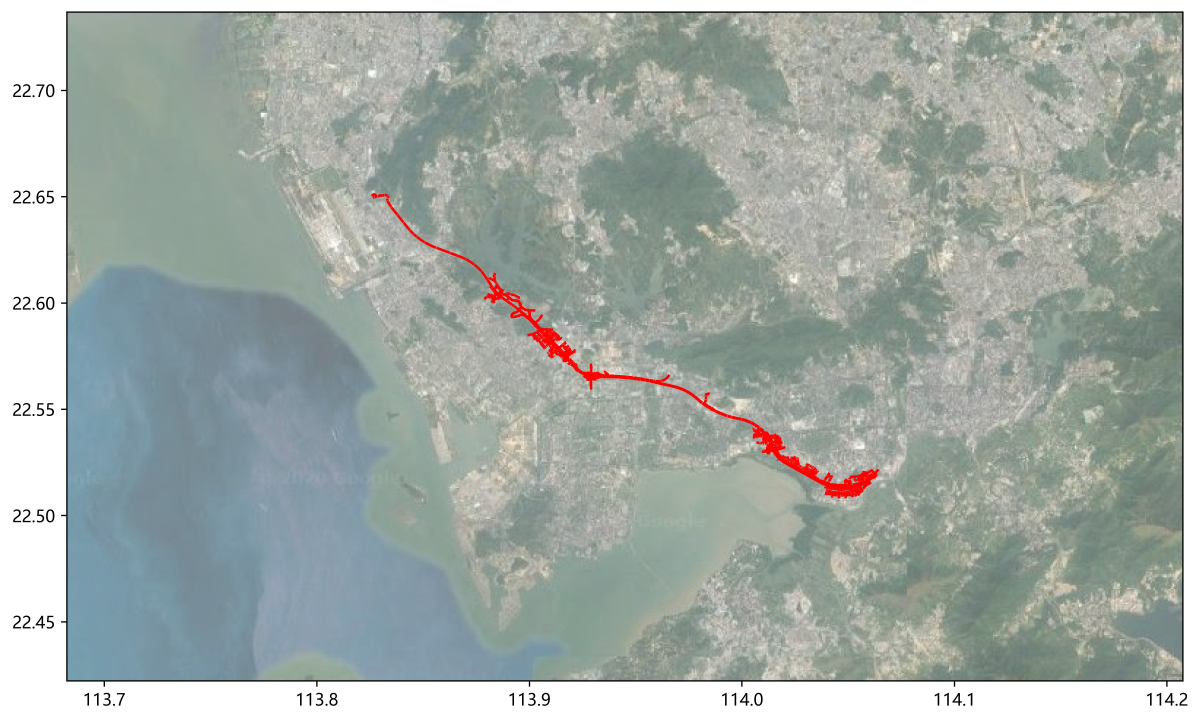
#> input picture log/imgs/京港澳高速.jpg, 6002 x 3609 px (shown at 1/5 size)
$ python detection.py --file '../../../log/imgs/京港澳高速.jpg'
#> lines starting #> are read from the running program, lines starting #| are printed output that depends on the picture; after the words box and inside, x2 and y2 are one past the last pixel; in counts of white or black regions, pixels touching at a corner belong together
#!/usr/local/bin/python3
# -*- coding: utf-8 -*-
# from moviepy.editor import VideoFileClip
import matplotlib.pyplot as plt
import matplotlib.image as mpimg
import numpy as np
import argparse
import math
from cv2 import cv2

##
# @Author David Awad
# Detection.py, traces and identifies lane
# markings in an image or .mp4 video
# usage: detection.py [-h] [-f FILE] [-v VIDEO]

def get_slope(x1,y1,x2,y2):
    return (y2-y1)/(x2-x1)


def region_of_interest(img, vertices):
    #defining a blank mask to start with
    mask = np.zeros_like(img)

    #defining a 3 channel or 1 channel color to fill the mask with depending on the input image
    if len(img.shape) > 2:
        channel_count = img.shape[2]  # i.e. 3 or 4 depending on your image
        ignore_mask_color = (255,) * channel_count
    else:
        ignore_mask_color = 255

    #filling pixels inside the polygon defined by "vertices" with the fill color
    cv2.fillPoly(mask, vertices, ignore_mask_color)
    #returning the image only where mask pixels are nonzero
    masked_image = cv2.bitwise_and(img, mask)
    return masked_image


def draw_lines(image, img, lines, color=[255, 0, 0], thickness=8):   #image 原始输入图片
    # reshape lines to a 2d matrix
    lines = lines.reshape(lines.shape[0], lines.shape[2])
    # create array of slopes
    slopes = (lines[:,3] - lines[:,1]) / (lines[:,2] - lines[:,0])
    index  = ~np.isnan(slopes) & ~np.isinf(slopes)
    slopes = slopes[index]
    lines = lines[index, :]

    # Curve fitting approach
    left_lines = lines[np.where((slopes<-1.0/np.sqrt(3)) & (slopes>-np.sqrt(3)))]
    if left_lines.size is not 0:

        x_axes = np.append(left_lines[:, 0], left_lines[:, 2])
        y_axes = np.append(left_lines[:, 1], left_lines[:, 3])
        #print('left_lines x_axes : ', x_axes)
        left_curve = np.poly1d(np.polyfit(y_axes, x_axes, 1))   # 多项式
        min_left_x, min_left_y = x_axes.min(), y_axes.min()

    right_lines = lines[np.where((slopes>1.0/np.sqrt(3)) & (slopes<np.sqrt(3)))]
    if right_lines.size is not 0:
        #print('right_lines shape: ', right_lines.dtype, right_lines.ndim)
        x_axes = np.append(right_lines[:, 0], right_lines[:, 2])
        y_axes = np.append(right_lines[:, 1], right_lines[:, 3])
        right_curve = np.poly1d(np.polyfit(y_axes, x_axes, 1))
        min_right_x, min_right_y = x_axes.min(), y_axes.min()

    # 'skyline'
    try:
        min_y = min(min_left_y, min_right_y)        #(x)
    except:
        min_y = img.shape[1] // 2

    #颜色格式转换，为了进行颜色判断
    gray = cv2.cvtColor(image,cv2.COLOR_RGB2GRAY)
    gray = cv2.equalizeHist(gray)                      #找出白线用的图片
    img_hsv = cv2.cvtColor(image, cv2.COLOR_RGB2HSV)   #找出黄线

    #计算变量
    left_hsv_pixel_count=0
    left_gray_pixel_count=0
    right_hsv_pixel_count = 0
    right_gray_pixel_count = 0

    # use new curve function f(y) to calculate x values
    if left_lines.size is not 0:
        # l1点坐标 (x, y)中，x代表图片的列，y代表图片的行
        l1 = (int(left_curve(min_y)), min_y)   #(y1, x1)  min_y是对应行 第一项是求出的列
        l2 = (int(left_curve(img.shape[0])), img.shape[0])  #(y2, x2)
        print('Left points l1 and l2,', l1, l2)
        left_pixel_count = (img.shape[0]-min_y)  #计算这条线有多少个点
        print('left_pixel_count: ', left_pixel_count)
        #middle_left = (int((min_y+img.shape[0])/2), int((int(left_curve(min_y))+int(left_curve(img.shape[0])))/2)) #((x1+x2)/2,(y1+y2)/2)
        for x in range(min_y, img.shape[0]):
            left_hsv_pixel = img_hsv[(x, int(left_curve(x)))]   #n*3
            left_gray_pixel = gray[(x, int(left_curve(x)))]
            if (left_hsv_pixel[0] >= 10 and left_hsv_pixel[0] <= 29) and \
                    (left_hsv_pixel[1] >= 43 and left_hsv_pixel[1] <= 255) and \
                        (left_hsv_pixel[2] >= 46 and left_hsv_pixel[2] <= 255):
                #print('left_hsv_pixel:  ', left_hsv_pixel[0], left_hsv_pixel[1], left_hsv_pixel[2])
                left_hsv_pixel_count += 1
                #cv2.line(img, l1, l2, [255, 255, 0], thickness)
            if left_gray_pixel >= 200 and left_gray_pixel <= 255:
                #print('left_gray_pixel: ', left_gray_pixel)
                #cv2.line(img, l1, l2, [255, 255, 255], thickness)
                left_gray_pixel_count += 1
        print('left_hsv_pixel_count: ', left_hsv_pixel_count)
        print('left_gray_pixel_count: ', left_gray_pixel_count)
        # left_hsv_pixel_count > 20表示虚黄线可能黄色像素点比较少，白色像素点因为其他因素影响高于黄色，导致黄虚线误判成白线，这里写成只要存在黄色像素就是黄色
        # left_gray_pixel_count+left_hsv_pixel_count表示虚黄线判断：黄线个数很少，白线个数存在误判
        if left_hsv_pixel_count > left_gray_pixel_count or left_hsv_pixel_count > 20:
            cv2.line(img, l1, l2, [255, 255, 0], thickness)     #代表黄色
        else:
            cv2.line(img, l1, l2, [255, 255, 255], thickness)   #代表白色


    if right_lines.size is not 0:
        r1 = (int(right_curve(min_y)), min_y)
        r2 = (int(right_curve(img.shape[0])), img.shape[0])
        print('Right points r1 and r2,', r1, r2)
        #middle_right = (int((min_y+img.shape[0])/2), int((int(right_curve(min_y))+int(right_curve(img.shape[0])))/2))
        #print('middle_right: ', middle_right)
        right_pixel_count = (img.shape[0] - min_y)  # 计算右边这条线有多少个点
        print('right_pixel_count: ', right_pixel_count)

        for x in range(min_y, img.shape[0]):
            right_hsv_pixel = img_hsv[(x, int(right_curve(x)))]
            right_gray_pixel = gray[(x, int(right_curve(x)))]
            if (right_hsv_pixel[0] >= 10 and right_hsv_pixel[0] <= 29) and \
                    (right_hsv_pixel[1] >= 43 and right_hsv_pixel[1] <= 255) and \
                        (right_hsv_pixel[2] >= 46 and right_hsv_pixel[2] <= 255):
                right_hsv_pixel_count += 1
            if right_gray_pixel >= 200 and right_gray_pixel <= 255:
                right_gray_pixel_count += 1
        print('right_hsv_pixel_count: ', right_hsv_pixel_count)
        print('right_gray_pixel_count: ', right_gray_pixel_count)
        if right_hsv_pixel_count > right_gray_pixel_count or right_hsv_pixel_count > 20:
            cv2.line(img, r1, r2, [255, 255, 0], thickness)  # 代表黄色
        else:
            cv2.line(img, r1, r2, [255, 255, 255], thickness)  # 代表白色

    # [39 lines of commented-out code are left out]


# [91 lines left out: function draw_lines2, not called in this run]


def hough_lines(image_org, img, rho, theta, threshold, min_line_len, max_line_gap):    #image_org 原始输入图片，作为后续采用颜色用；img是masked_edges ROI的mask
    """
    `img` should be the output of a Canny transform.
    Returns an image with hough lines drawn.
    """
    lines = cv2.HoughLinesP(img, rho, theta, threshold, np.array([]), minLineLength=min_line_len, maxLineGap=max_line_gap)
    line_img = np.zeros((img.shape[0], img.shape[1], 3), dtype=np.uint8)

    draw_lines(image_org, line_img, lines)
    return line_img


def gaussian_blur(img, kernel_size):
    """Applies a Gaussian Noise kernel"""
    return cv2.GaussianBlur(img, (kernel_size, kernel_size), 0)


# Takes in a single frame or an image and returns a marked image
def mark_lanes(image):
    if image is None: raise ValueError("no image given to mark_lanes")
    # grayscale the image to make finding gradients clearer
    gray = cv2.cvtColor(image,cv2.COLOR_RGB2GRAY)
    gray = cv2.equalizeHist(gray)

    #hsv
    img_hsv = cv2.cvtColor(image, cv2.COLOR_RGB2HSV)
    lower_yellow = np.array([10, 43, 46], dtype = "uint8")   #20,100,100    #26
    upper_yellow = np.array([29, 255, 255], dtype="uint8")    #20.255.255   #34
    mask_yellow = cv2.inRange(img_hsv, lower_yellow, upper_yellow)
    mask_white = cv2.inRange(gray, 200, 255)
    mask_yw = cv2.bitwise_or(mask_white, mask_yellow)
    mask_yw_image = cv2.bitwise_and(gray, mask_yw)
    kernel_size = 5
    gauss_gray = gaussian_blur(mask_yw_image,kernel_size)


    # Define a kernel size and apply Gaussian smoothing
    kernel_size = 5
    blur_gray = cv2.GaussianBlur(gray,(kernel_size, kernel_size), 0)

    # Define our parameters for Canny and apply
    low_threshold = 30
    high_threshold = 150
   # edges_img = cv2.Canny(np.uint8(blur_gray), low_threshold, high_threshold)   #old blur_gray  gray image
    edges_img = cv2.Canny(np.uint8(gauss_gray), low_threshold, high_threshold)   #hsv image
    #print(" edges_img height:",edges_img.shape[0])
    #print(" edges_img width:",edges_img.shape[1])

    imshape = image.shape
    vertices = np.array([[(0, imshape[0]),
                          (620, 410),    #[620,410]
                          (imshape[1], imshape[0]) ]],
                          dtype=np.int32)

    # [8 lines of commented-out code are left out]

    masked_edges = region_of_interest(edges_img, vertices)


    # Define the Hough transform parameters
    rho             = 2           # distance resolution in pixels of the Hough grid
    theta           = np.pi/180   # angular resolution in radians of the Hough grid
    threshold       = 30       # minimum number of votes (intersections in Hough grid cell)
    min_line_length = 150       # minimum number of pixels making up a line
    max_line_gap    = 500       # maximum gap in pixels between connectable line segments

    line_image = hough_lines(image, masked_edges, rho, theta, threshold, min_line_length, max_line_gap)

    # Draw the lines on the image
    # initial_img * alpha + img * β + λ
    lines_edges = cv2.addWeighted(image, 0.8, line_image, 1, 0)
    return  mask_yellow, mask_white, mask_yw, mask_yw_image, blur_gray, edges_img, masked_edges, line_image, lines_edges


def read_image_for_marking(img_filepath):
    # read in the image
#> called with img_filepath = '../../../log/imgs/京港澳高速.jpg'
    image = mpimg.imread(img_filepath)
#> image is the input picture: shape (3609, 6002, 3); mean R, G, B 162.5, 171.6, 166.6
    print('Reading image :', img_filepath, '\nDimensions:', image.shape)
#| Reading image : ../../../log/imgs/京港澳高速.jpg
#| Dimensions: (3609, 6002, 3)


    mask_yellow, mask_white, mask_yw, mask_yw_image, blur_gray, edges_image, masked_edges, line_image, marked_lanes = mark_lanes(image)
#> in mark_lanes, `gray = cv2.equalizeHist(gray)`:
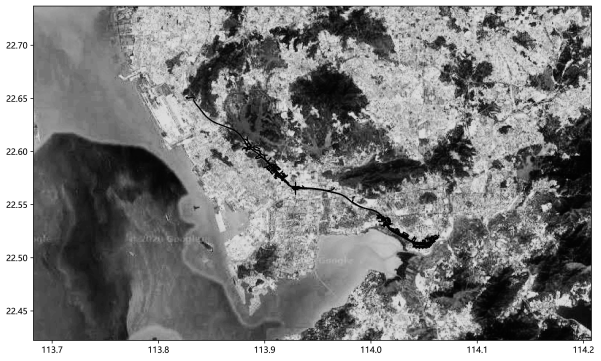
#> gray: shape (3609, 6002) (shown at 1/10 size); min 0, max 255, mean 130.7
#> in mark_lanes, `mask_yellow = cv2.inRange(img_hsv, lower_yellow, upper_yellow)`:
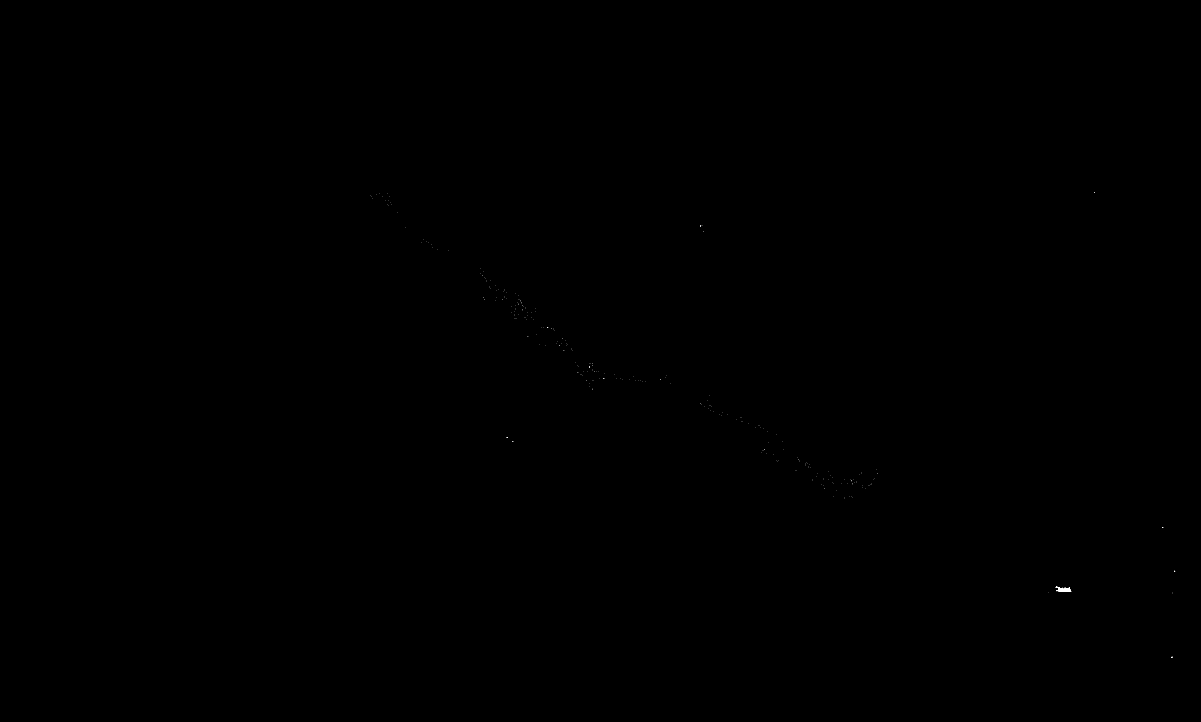
#> mask_yellow: shape (3609, 6002) (shown at 1/5 size); 0.01% white; 284 white regions (282 under 20 px), largest, box (x1, y1, x2, y2) and area: (5288, 2939, 5354, 2958) 1019, (5278, 2932, 5286, 2939) 35
#> in region_of_interest, `cv2.fillPoly(mask, vertices, ignore_mask_color)`:
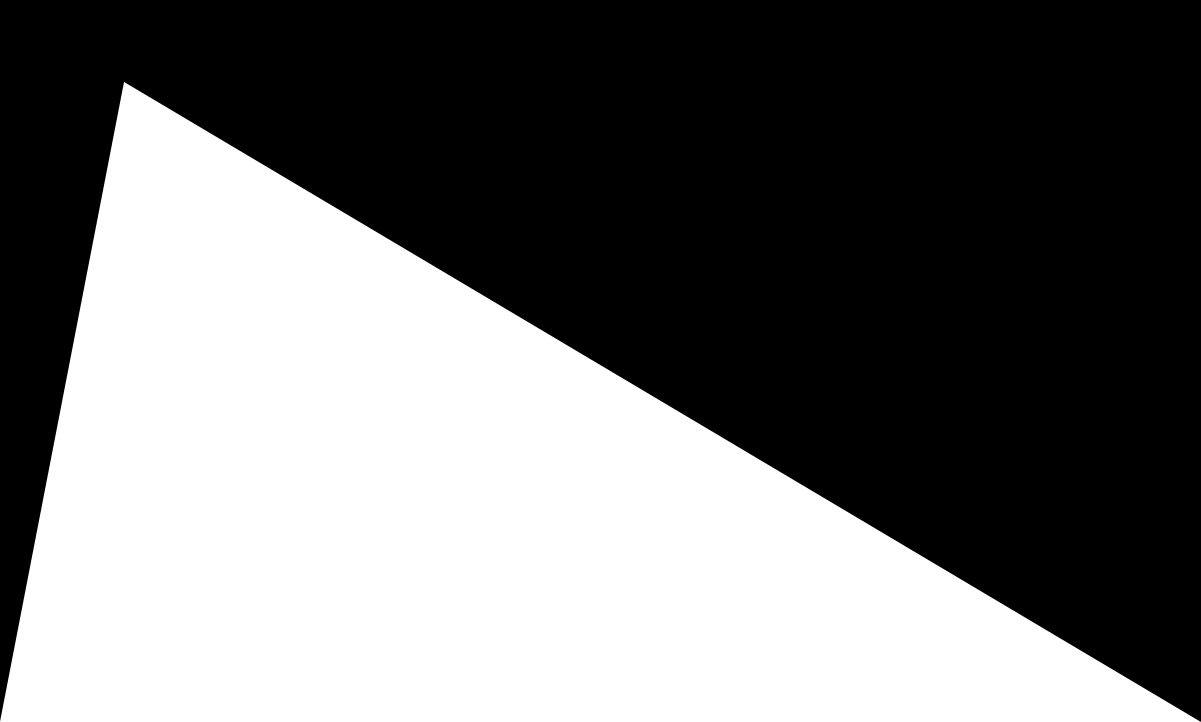
#> mask: shape (3609, 6002) (shown at 1/5 size); 44.3% white; 1 white region, box (x1, y1, x2, y2) and area: (0, 410, 6002, 3609) 9602890
#> in region_of_interest, `masked_image = cv2.bitwise_and(img, mask)`:
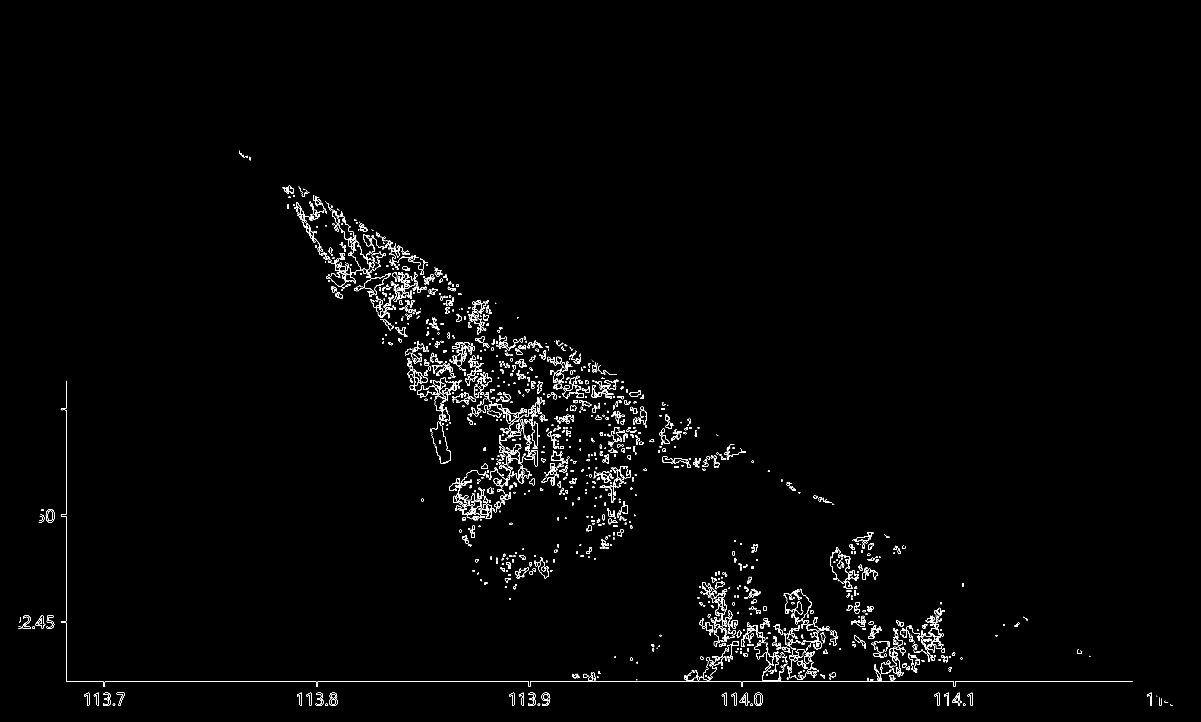
#> masked_image: shape (3609, 6002) (shown at 1/5 size); 0.58% white in thin lines or dots, all inside (x1, y1, x2, y2) = (91, 754, 5862, 3530)
#> in hough_lines, `lines = cv2.HoughLinesP(img, rho, theta, threshold, np.array([]), minL..`: lines = 1530 rows, first 6: [331, 3407, 5663, 3407], [330, 3404, 330, 1904], [1195, 758, 3331, 2310], [1494, 938, 3411, 2331], [1545, 1172, 3853, 3400], [3576, 2940, 4002, 3397]
#> in draw_lines, `slopes = slopes[index]`: slopes = 1501 values, max 60.06 at index 581, min -60 at index 290, mean 0.339
#> in draw_lines, `lines = lines[index, :]`: lines = 1501 rows, first 6: [331, 3407, 5663, 3407], [1195, 758, 3331, 2310], [1494, 938, 3411, 2331], [1545, 1172, 3853, 3400], [3576, 2940, 4002, 3397], [1422, 951, 3693, 3222]
#> in draw_lines, `left_lines = lines[np.where((slopes<-1.0/np.sqrt(3)) & (slopes>-np.sqr..`: left_lines = 42 rows, first 6: [3444, 3400, 4351, 2691], [2328, 2713, 3040, 1864], [2345, 2648, 3113, 1907], [2299, 2656, 3039, 1863], [3624, 3505, 4445, 2684], [2318, 2573, 2858, 1773]
#> in draw_lines, `x_axes = np.append(left_lines[:, 0], left_lines[:, 2])`: x_axes = 84 values, max 4478 at index 65, min 1667 at index 31, mean 2701.8
#> in draw_lines, `y_axes = np.append(left_lines[:, 1], left_lines[:, 3])`: y_axes = 84 values, max 3505 at index 4, min 1244 at index 67, mean 2216.3
#> in draw_lines, `min_left_x, min_left_y = x_axes.min(), y_axes.min()`: min_left_x = 1667; min_left_y = 1244
#> in draw_lines, `right_lines = lines[np.where((slopes>1.0/np.sqrt(3)) & (slopes<np.sqrt..`: right_lines = 392 rows, first 6: [1195, 758, 3331, 2310], [1494, 938, 3411, 2331], [1545, 1172, 3853, 3400], [3576, 2940, 4002, 3397], [1422, 951, 3693, 3222], [1494, 932, 3952, 3390]
#> in draw_lines, `x_axes = np.append(right_lines[:, 0], right_lines[:, 2])`: x_axes = 784 values, max 5797 at index 736, min 1195 at index 0, mean 2774.7
#> in draw_lines, `y_axes = np.append(right_lines[:, 1], right_lines[:, 3])`: y_axes = 784 values, max 3529 at index 682, min 754 at index 307, mean 2075.7
#> in draw_lines, `min_right_x, min_right_y = x_axes.min(), y_axes.min()`: min_right_x = 1195; min_right_y = 754
#> in draw_lines, `l1 = (int(left_curve(min_y)), min_y)`: l1 = (2297, 754)
#> in draw_lines, `l2 = (int(left_curve(img.shape[0])), img.shape[0])`: l2 = (3087, 3609)
#| Left points l1 and l2, (2297, 754) (3087, 3609)
#> in draw_lines, `left_pixel_count = (img.shape[0]-min_y)`: left_pixel_count = 2855
#| left_pixel_count:  2855
#> the loop in draw_lines, `for x in range(min_y, img.shape[0]):` made 2855 passes
#> (left_hsv_pixel, left_gray_pixel) on passes 1 to 8: ([52, 19, 151], 77), ([52, 18, 152], 82), ([52, 18, 153], 86), ([52, 18, 152], 82), ([48, 17, 151], 82), ([48, 17, 151], 82), ([48, 16, 161], 134), ([48, 15, 174], 175)
#> after the loop in draw_lines, `for x in range(min_y, img.shape[0]):`: left_gray_pixel_count = 365; left_hsv_pixel_count = 0
#| left_hsv_pixel_count:  0
#| left_gray_pixel_count:  365
#> in draw_lines, `r1 = (int(right_curve(min_y)), min_y)`: r1 = (1242, 754)
#> in draw_lines, `r2 = (int(right_curve(img.shape[0])), img.shape[0])`: r2 = (4552, 3609)
#| Right points r1 and r2, (1242, 754) (4552, 3609)
#> in draw_lines, `right_pixel_count = (img.shape[0] - min_y)`: right_pixel_count = 2855
#| right_pixel_count:  2855
#> the loop in draw_lines, `for x in range(min_y, img.shape[0]):` made 2855 passes
#> (right_hsv_pixel, right_gray_pixel) on passes 1 to 8: ([56, 12, 167], 154), ([56, 12, 168], 157), ([56, 12, 166], 151), ([56, 12, 167], 154), ([56, 12, 167], 154), ([56, 12, 168], 157), ([52, 17, 163], 138), ([52, 17, 163], 138)
#> after the loop in draw_lines, `for x in range(min_y, img.shape[0]):`: right_gray_pixel_count = 546; right_hsv_pixel_count = 0
#| right_hsv_pixel_count:  0
#| right_gray_pixel_count:  546
#> in mark_lanes, `lines_edges = cv2.addWeighted(image, 0.8, line_image, 1, 0)`:
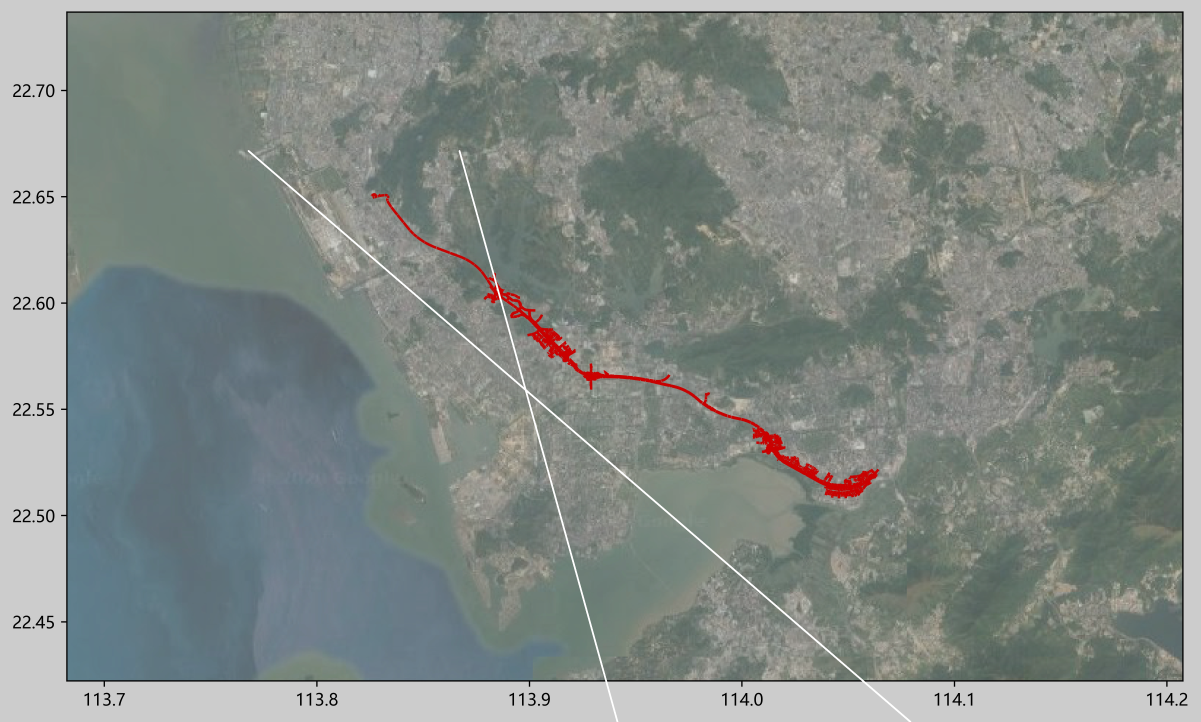
#> lines_edges: shape (3609, 6002, 3) (shown at 1/5 size); mean R, G, B 130.4, 137.6, 133.7

    # show the image to plotter and then save it to a file
    plt.imshow(marked_lanes)
    plt.savefig(img_filepath[:-4] + '_output.png')

    # [25 lines of commented-out code are left out]

    plt.imshow(line_image)
    plt.savefig(img_filepath[:-4] + '_line_image_output.png')


if __name__ == "__main__":
    # set up parser
     parser = argparse.ArgumentParser()
     parser.add_argument("-f", "--file", help="filepath for image to mark", default='test_images/solidWhiteRight.jpg')
     parser.add_argument("-v", "--video", help="filepath for video to mark")
     args = parser.parse_args()

     if args.video:
         clip = VideoFileClip(args.video)
         clip = clip.fl_image(mark_lanes)
         clip.write_videofile('output_' + args.video, audio=False)

     else:
        # # if nothing passed running algorithm on image
         read_image_for_marking(args.file)
   # for i in range(1148, 1348, 1):
   #     im_name = 'image/' + str(i) +'.jpg'
   #     read_image_for_marking(im_name)
